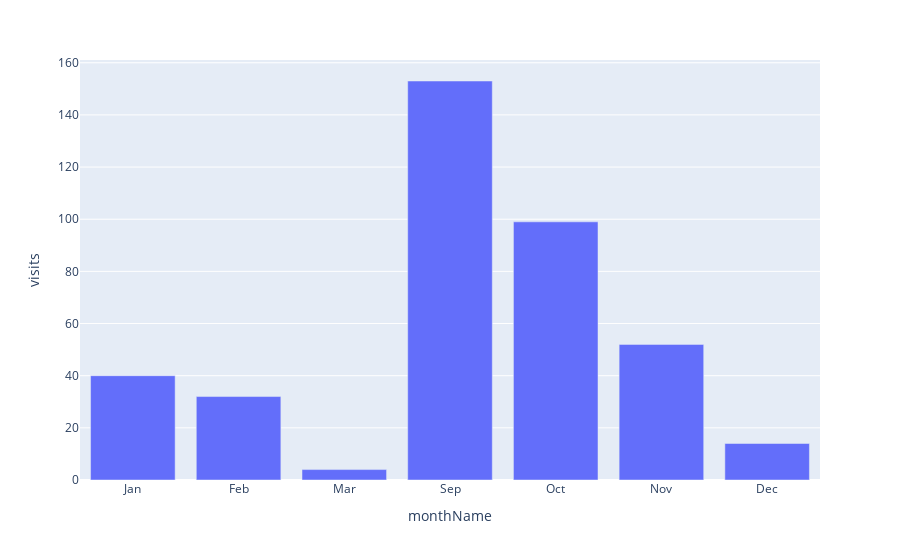

The notebook cell saved with this chart:
### Markdown cell above
Since 2018, the month of September has had the most sign-ins.  This is due to a week-2 influx of Mechanics of Materials student visits for Statics help.

### Code cell
#@title
obj_month = df['visits'].groupby(df['month']).count() #Grouping number of visits by day
#print(df_month.head(10)) #What does this grouped data look like?

xdata = np.array(obj_month.reset_index())[:,0]
ydata = np.array(obj_month.reset_index())[:,1]

df_month = pd.DataFrame({'month': xdata, 'visits': ydata})
df_month["monthName"]=['Jan', 'Feb', 'Mar','Sep', 'Oct', 'Nov', 'Dec']

fig = px.bar(df_month, x="monthName", y="visits")
fig.show()


df_month.plot.bar(x='monthName', y='visits', rot=90,figsize=(12,8))
plt.show()

#ax = dobj_month.plot(kind='bar')
#ax.set_xticklabels(df_mdy.tail(n).index.strftime('%b-%d-%y'));
#ax.set_xticks(np.arange(df_month.shape[0]), ('Jan', 'Feb', 'Mar', 'Apr', 'Jun', 'Aug', 'Sep', 'Nov'));
#plt.xticks(np.arange(obj_month.shape[0]), ('Sep', 'Oct', 'Nov', 'Dec'), rotation=90)
#plt.xlabel('Month')
#plt.ylabel('Number of sign-ins')
#plt.show()

### Figure 1 — Plotly figure (JSON) as saved in the notebook; plotly's stock layout.template omitted (floating-point values rounded to 4 significant figures)
{"data": [{"alignmentgroup": "True", "hoverlabel": {"namelength": 0}, "hovertemplate": "monthName=%{x}<br>visits=%{y}", "legendgroup": "", "marker": {"color": "#636efa"}, "name": "", "offsetgroup": "", "orientation": "v", "showlegend": false, "textposition": "auto", "type": "bar", "x": ["Jan", "Feb", "Mar", "Sep", "Oct", "Nov", "Dec"], "xaxis": "x", "y": [40, 32, 4, 153, 99, 52, 14], "yaxis": "y"}], "layout": {"barmode": "relative", "legend": {"tracegroupgap": 0}, "margin": {"t": 60}, "xaxis": {"anchor": "y", "domain": [0, 1], "title": {"text": "monthName"}}, "yaxis": {"anchor": "x", "domain": [0, 1], "title": {"text": "visits"}}}}
